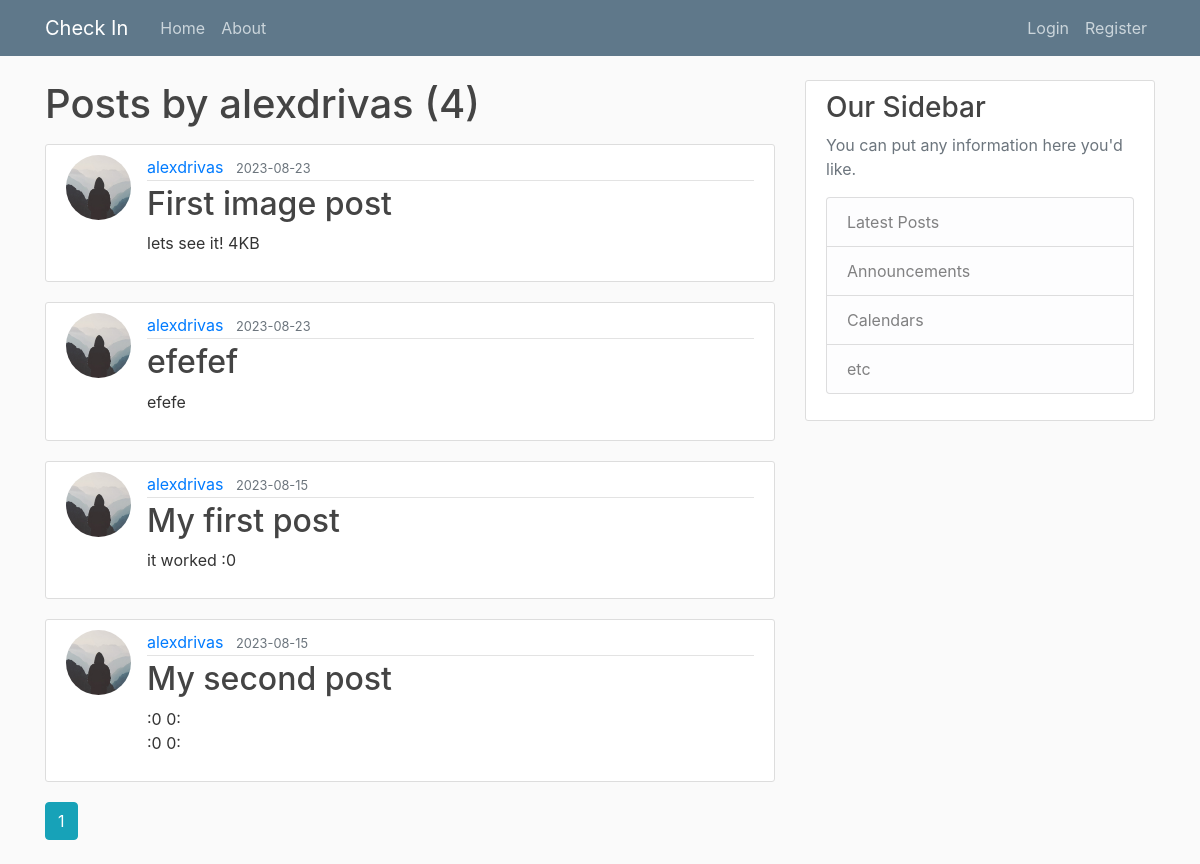
The app's page /user/alexdrivas with its own data.
### firestorm/models.py (models this page shows, shortened)
class User(db.Model, UserMixin):
    id = db.Column(db.Integer, primary_key=True)
    username = db.Column(db.String(20), unique=True, nullable=False)
    email = db.Column(db.String(120), unique=True, nullable=False)
    image_file = db.Column(db.String(20), nullable=False, default='default.jpg')
    password = db.Column(db.String(60), nullable=False)
    posts = db.relationship('Post', backref='author', lazy=True)
    status = db.Column(db.Boolean, default=False)

class Post(db.Model):
    id = db.Column(db.Integer, primary_key = True)
    title = db.Column(db.String(100), nullable=False)
    date_posted = db.Column(db.DateTime, nullable=False, default=datetime.now(timezone('America/Los_Angeles')))
    content = db.Column(db.Text, nullable=False)
    user_id = db.Column(db.Integer, db.ForeignKey('user.id'), nullable = False)

### firestorm/users/routes.py (the view)
@users.route("/user/<string:username>")
def user_posts(username):
    page = request.args.get('page', 1, type=int)
    user = User.query.filter_by(username=username).first_or_404() # get the first user with this username or return 404
    posts = Post.query.filter_by(author=user)\
        .order_by(Post.date_posted.desc())\
        .paginate(page=page, per_page=5)
    return render_template('user_posts.html', posts=posts, user=user)

### firestorm/templates/user_posts.html (shortened to what this page needs)
{% extends "layout.html" %}
{% block content %}
    <h1 class="mb-3">Posts by {{user.username}} ({{posts.total}})</h1>
    {% for post in posts %}
        <article class="media content-section">
          <img class="rounded-circle article-img" src="{{ url_for('static', filename='profile_pics/' + post.author.image_file) }}">
          <div class="media-body">
            <div class="article-metadata">
              <a class="mr-2" href="{{url_for('users.user_posts', username=post.author.username)}}">{{ post.author.username }}</a>
              <small class="text-muted">{{ post.date_posted.strftime('%Y-%m-%d') }}</small>
            </div>
            <h2><a class="article-title" href="{{ url_for('posts.post', post_id=post.id) }}">{{ post.title }}</a></h2>
            <p class="article-content">{{ post.content }}</p>
          </div>
        </article>
    {% endfor %}
    {% for page_num in posts.iter_pages(left_edge=1, right_edge=1, left_current=1, right_current=3) %}
      {% if page_num %}
        {% if posts.page == page_num %}
          <a class="btn btn-info mb-4 " href="{{url_for('users.user_posts', username=user.username, page=page_num)}}">{{page_num}}</a>
        {% else %}
          <a class="btn btn-outline-info mb-4 " href="{{url_for('main.home',username=user.username, page=page_num)}}">{{page_num}}</a>
        {% endif %}
      {% endif %}
    {% endfor %}
{% endblock content %}

### firestorm/static/main.css (style rules this page uses)
body { background: #fafafa; color: #333333; margin-top: 5rem; }
h1, h2, h3, h4, h5, h6 { color: #444444; }
.content-section { background: #ffffff; padding: 10px 20px; border: 1px solid #dddddd; border-radius: 3px; margin-bottom: 20px; }
.article-title { color: #444444; }
.article-content { white-space: pre-line; }
.article-img { height: 65px; width: 65px; margin-right: 16px; }
.article-metadata { padding-bottom: 1px; margin-bottom: 4px; border-bottom: 1px solid #e3e3e3 }

### records on screen
User: username "alexdrivas"
Post: image_file (placeholder picture), author.username "alexdrivas", date_posted "2023-08-23", title "First image post", content "lets see it! 4KB"
Post: image_file (placeholder picture), author.username "alexdrivas", date_posted "2023-08-23", title "efefef", content "efefe"
Post: image_file (placeholder picture), author.username "alexdrivas", date_posted "2023-08-15", title "My first post", content "it worked :0"
Post: image_file (placeholder picture), author.username "alexdrivas", date_posted "2023-08-15", title "My second post", content ":0 0: :0 0:"

### other values on screen
{{ posts.total }} "4"
{{ page_num }} "1"
